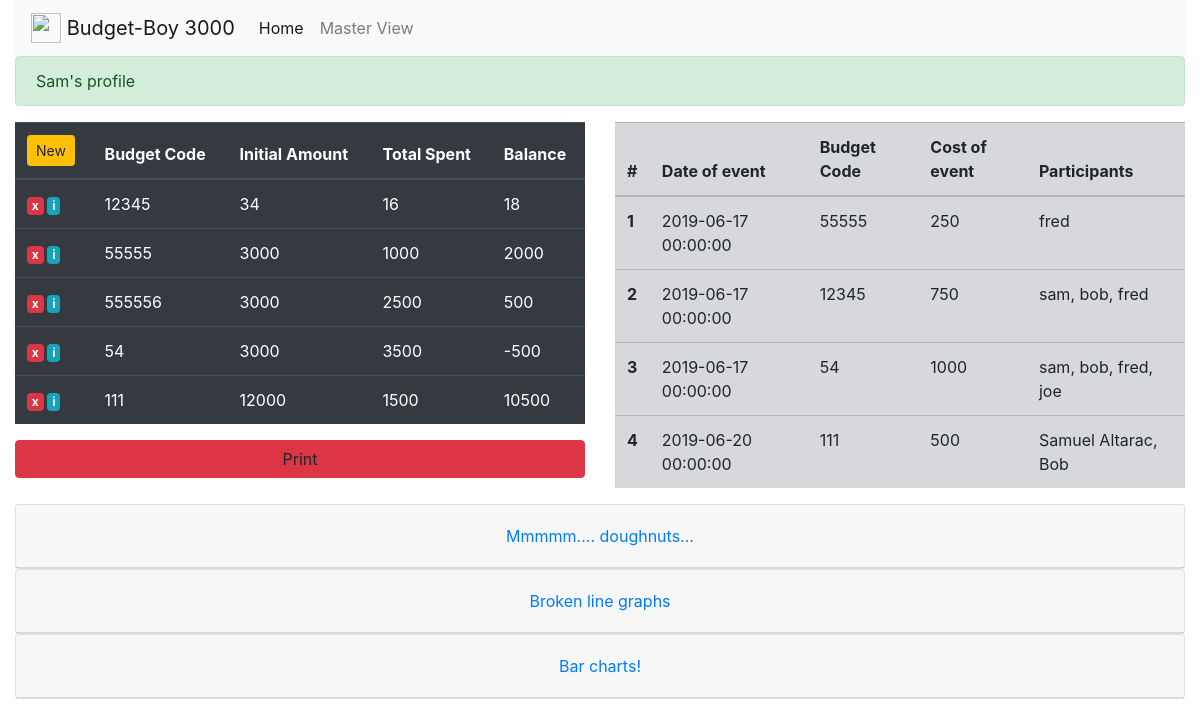
Screenshot of /master/profile/Sam (signed in) with the database file from the repository.
### app.py (models this page shows, shortened)
class Budgets(db.Model):
    id = db.Column(db.Integer, primary_key=True)
    users = db.Column(db.String(40), unique=False, nullable=False)
    code = db.Column(db.String(20), unique=False, nullable=False)
    initial_amount = db.Column(db.Integer, nullable=False)
    amount_spent = db.Column(db.Integer, nullable=True)

class Event(db.Model):
    id = db.Column(db.Integer, primary_key=True)
    users = db.Column(db.String(40), unique=False, nullable=False)
    guests_present = db.Column(db.Text, unique=False, nullable=False)
    budget_code = db.Column(db.String(20), unique=False, nullable=False)
    duration_of_event = db.Column(db.Integer, nullable=False)
    amount_spent_on_release = db.Column(db.Integer, nullable=True)
    date_of_event = db.Column(db.DateTime, nullable=False)

### app.py (the view, shortened to what this page needs)
@app.route('/master/profile/<string:name>', methods=['POST', 'GET'])
def masterprofile(name):
    u = name
    form = MasterBudgetForm()
    form2 = addToBudgetForm()
    form3 = d()
    b = Budgets.query.filter_by(users=f'{u}')
    events = Event.query.filter_by(users=f'{u}')
    cs = []
    for i in b:
        cs.append(i.code)
    if form.validate_on_submit():
        bb = Budgets.query.filter_by(code=f'{form.code.data}')[0]
        bb.initial_amount = int(form.initial_amount.data)
        bb.amount_spent = int(form.amount_spent.data)
        db.session.commit()
        return render_template('masterprofile.html', u = u, b = b, events = events, form = form, form2 = form2, form3 = form3)
    if form3.is_submitted():
        budge = Budgets.query.filter_by(users = f'{u}').filter_by(code = f'{form3.code3.data}').first()
        db.session.delete(budge)
        db.session.commit()
        return render_template('masterprofile.html', u = u, b = b, events = events, form = form, form2 =form2, form3 = form3)
    return render_template('masterprofile.html', u = u, b = b, events = events, form = form, form2 =form2, form3 = form3, cs = cs)

### templates/masterprofile.html (shortened to what this page needs)
{% extends 'base_in.html' %}
{% block body %}
<div class="alert alert-success" role="alert">
  {{u}}'s profile {{p}}
</div>
<div class="row">
    <div class="col-md-6">
      <table class="table table-dark">
        <thead>
          <tr>
            <th scope="col"><a class="btn btn-sm btn-warning" href="#" data-toggle="modal" data-target="#new">New</a></th>
            <th scope="col">Budget Code</th>
            <th scope="col">Initial Amount</th>
            <th scope="col">Total Spent</th>
            <th scope="col">Balance</th>
          </tr>
        </thead>
        <tbody>
          {% for line in b %}
            <tr>
              <th scope="row"><a href="#" class="badge badge-danger" data-toggle="modal" data-target="#del{{line.id}}">x</a> <a href="#" class="badge badge-info {{line.id}}" data-toggle="modal" data-target="#info{{line.id}}">i</a> </th>
              <td>{{line.code}}</td>
              <td>{{line.initial_amount}}</td>
              <td>{{line.amount_spent}}</td>
              <td>{{line.initial_amount - line.amount_spent}}</td>
            </tr>
          {% endfor %}
        </tbody>
      </table>
      <a class="btn btn-danger btn-block" onclick="printJS('p', 'html')">Print</a>
    </div>
    <div id="p" class="col-md-6">
      <table class="table table-secondary">
        <thead>
          <tr>
            <th scope="col">#</th>
            <th scope="col">Date of event</th>
            <th scope="col">Budget Code</th>
            <th scope="col">Cost of event</th>
            <th scope="col">Participants</th>
          </tr>
        </thead>
        <tbody>
          {% for e in events %}
            <tr>
              <th scope="row">{{loop.index}}</th>
              <td>{{e.date_of_event}}</td>
              <td>{{e.budget_code}}</td>
              <td>{{e.amount_spent_on_release}}</td>
              <td>{{e.guests_present}}</td>
            </tr>
          {% endfor %}
        </tbody>
      </table>
    </div>
</div>
<div id="accordion">
  <div class="card">
    <div class="card-header" id="headingOne">
      <h5 class="mb-0">
        <button class="btn btn-link btn-block" data-toggle="collapse" data-target="#collapseOne" aria-expanded="true" aria-controls="collapseOne">
          Mmmmm.... doughnuts...
        </button>
      </h5>
    </div>
  </div>
  <div class="card">
    <div class="card-header" id="headingTwo">
      <h5 class="mb-0">
        <button class="btn btn-link collapsed btn-block" data-toggle="collapse" data-target="#collapseTwo" aria-expanded="false" aria-controls="collapseTwo">
          Broken line graphs
        </button>
      </h5>
    </div>
  </div>
  <div class="card">
    <div class="card-header" id="headingThree">
      <h5 class="mb-0">
        <button class="btn btn-link collapsed btn-block" data-toggle="collapse" data-target="#collapseThree" aria-expanded="false" aria-controls="collapseThree">
          Bar charts!
        </button>
      </h5>
    </div>
  </div>
</div>
<br>
<br>
<br>
{% endblock %}

### rows the page displays
Budgets: code "12345", initial_amount "34", amount_spent "16", line.initial_amount-line.amount_spent "18"
Budgets: code "55555", initial_amount "3000", amount_spent "1000", line.initial_amount-line.amount_spent "2000"
Budgets: code "555556", initial_amount "3000", amount_spent "2500", line.initial_amount-line.amount_spent "500"
Budgets: code "54", initial_amount "3000", amount_spent "3500", line.initial_amount-line.amount_spent "-500"
Budgets: code "111", initial_amount "12000", amount_spent "1500", line.initial_amount-line.amount_spent "10500"
Event: date_of_event "2019-06-17 00:00:00", budget_code "55555", amount_spent_on_release "250", guests_present "fred"
Event: date_of_event "2019-06-17 00:00:00", budget_code "12345", amount_spent_on_release "750", guests_present "sam, bob, fred"
Event: date_of_event "2019-06-17 00:00:00", budget_code "54", amount_spent_on_release "1000", guests_present "sam, bob, fred, joe"
Event: date_of_event "2019-06-20 00:00:00", budget_code "111", amount_spent_on_release "500", guests_present "Samuel Altarac, Bob"

### other values shown
{{ u }} "Sam"
